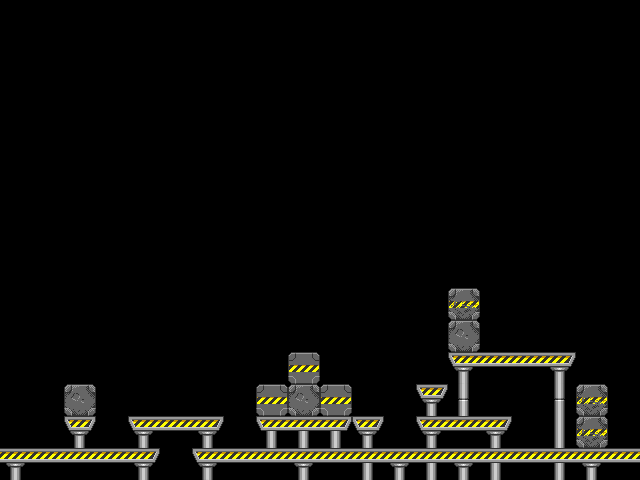

A level layout from a 2D game, rendered from its tile map. Below: a short description, then the map file with tile-grid data replaced by summaries:
An orthogonal 20x15 tile map with 32x32 px tiles, 1 tile layer (Tile Layer 1).

<map version="1.0" orientation="orthogonal" width="20" height="15" tilewidth="32" tileheight="32">
 <tileset firstgid="1" name="tile_set" tilewidth="32" tileheight="32">
  <image source="tile_set.png" width="480" height="480" />
  <tile id="30">
   <properties>
    <property name="type" value="platform" />
   </properties>
  </tile>
  <tile id="31">
   <properties>
    <property name="type" value="platform" />
   </properties>
  </tile>
  <tile id="32">
   <properties>
    <property name="type" value="platform" />
   </properties>
  </tile>
  <tile id="45">
   <properties>
    <property name="type" value="platform" />
   </properties>
  </tile>
  <tile id="46">
   <properties>
    <property name="type" value="platform" />
   </properties>
  </tile>
  <tile id="47">
   <properties>
    <property name="type" value="platform" />
   </properties>
  </tile>
  <tile id="48">
   <properties>
    <property name="type" value="platform" />
   </properties>
  </tile>
  <tile id="60">
   <properties>
    <property name="type" value="platform" />
   </properties>
  </tile>
  <tile id="61">
   <properties>
    <property name="type" value="platform" />
   </properties>
  </tile>
  <tile id="62">
   <properties>
    <property name="type" value="platform" />
   </properties>
  </tile>
  <tile id="63">
   <properties>
    <property name="type" value="platform" />
   </properties>
  </tile>
  <tile id="77">
   <properties>
    <property name="type" value="platform" />
   </properties>
  </tile>
  <tile id="78">
   <properties>
    <property name="type" value="platform" />
   </properties>
  </tile>
  <tile id="79">
   <properties>
    <property name="type" value="platform" />
   </properties>
  </tile>
 </tileset>
 <layer name="Tile Layer 1" width="20" height="15">
  <data>[300 cells, 98 non-empty, 64 distinct tile ids]</data>
 </layer>
</map>